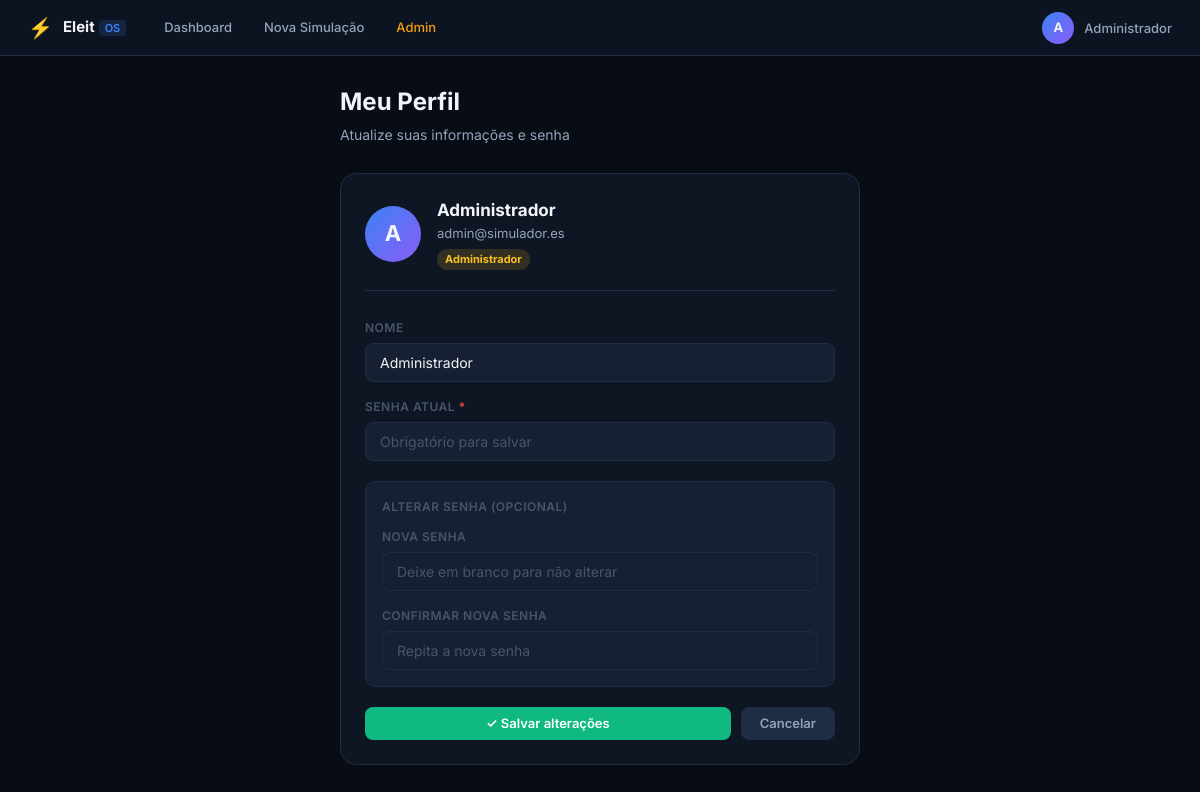
The app's page /perfil (signed in) with its own data.
### tables this page shows
CREATE TABLE usuarios (
            id        INTEGER PRIMARY KEY AUTOINCREMENT,
            nome      TEXT NOT NULL,
            email     TEXT UNIQUE NOT NULL,
            senha     TEXT NOT NULL,
            papel     TEXT NOT NULL DEFAULT 'usuario',
            criado_em TEXT NOT NULL
        );

### app.py (the view, shortened to what this page needs)
@app.route("/perfil", methods=["GET","POST"])
@login_required
def perfil():
    u = usuario_atual()
    return render_template("perfil.html", usuario=usuario_atual())

### app.py (called while the page is built)
def get_db():
    conn = sqlite3.connect(DB_PATH)
    conn.row_factory = sqlite3.Row
    return conn

def login_required(f):
    @wraps(f)
    def decorated(*args, **kwargs):
        if "user_id" not in session:
            return redirect(url_for("login"))
        return f(*args, **kwargs)
    return decorated

def usuario_atual():
    if "user_id" not in session:
        return None
    with get_db() as db:
        return db.execute("SELECT * FROM usuarios WHERE id=?",
                          (session["user_id"],)).fetchone()

### templates/perfil.html (shortened to what this page needs)
{% extends "base.html" %}
{% block content %}
<div style="max-width:520px;margin:0 auto">
  <div class="dash-header">
    <h1>Meu Perfil</h1>
    <p>Atualize suas informações e senha</p>
  </div>
  <div class="card">
    <div style="display:flex;align-items:center;gap:16px;margin-bottom:28px;padding-bottom:20px;border-bottom:1px solid var(--border)">
      <div style="width:56px;height:56px;border-radius:50%;background:linear-gradient(135deg,var(--blue),var(--purple));display:flex;align-items:center;justify-content:center;font-size:22px;font-weight:700">
        {{ usuario.nome[0].upper() }}
      </div>
      <div>
        <div style="font-size:17px;font-weight:700">{{ usuario.nome }}</div>
        <div style="color:var(--text2);font-size:13px">{{ usuario.email }}</div>
        <div style="margin-top:4px">
          {% if usuario.papel == 'admin' %}
          <span class="pill-admin">Administrador</span>
          {% else %}
          <span class="pill-user">Usuário</span>
          {% endif %}
        </div>
      </div>
    </div>
    <form method="POST">
      <div class="form-group">
        <label class="form-label">Nome</label>
        <input type="text" name="nome" class="form-control" value="{{ usuario.nome }}" required>
      </div>
      <div class="form-group">
        <label class="form-label">Senha atual <span style="color:var(--red)">*</span></label>
        <input type="password" name="senha_atual" class="form-control"
               placeholder="Obrigatório para salvar" required>
      </div>
      <div style="margin:20px 0;padding:16px;background:var(--surface2);border-radius:10px;border:1px solid var(--border)">
        <div style="font-size:12px;font-weight:600;color:var(--text3);text-transform:uppercase;letter-spacing:.5px;margin-bottom:12px">
          Alterar senha (opcional)
        </div>
        <div class="form-group">
          <label class="form-label">Nova senha</label>
          <input type="password" name="nova_senha" class="form-control"
                 placeholder="Deixe em branco para não alterar">
        </div>
        <div class="form-group" style="margin-bottom:0">
          <label class="form-label">Confirmar nova senha</label>
          <input type="password" name="confirmar" class="form-control" placeholder="Repita a nova senha">
        </div>
      </div>
      <div style="display:flex;gap:10px">
        <button type="submit" class="btn btn-success" style="flex:1">✓ Salvar alterações</button>
        <a href="{{ url_for('dashboard') }}" class="btn btn-ghost">Cancelar</a>
      </div>
    </form>
  </div>
</div>
{% endblock %}

### templates/base.html (shortened to what this page needs)
<!DOCTYPE html>
<html lang="pt-BR">
<head>
  <link rel="stylesheet" href="{{ url_for('static', filename='css/app.css') }}">
</head>
<body>
  {% if session.user_id %}
  <nav class="navbar">
    <a href="{{ url_for('dashboard') }}" class="nav-brand">
      <span class="brand-icon">⚡</span>
      <span class="brand-text">Eleit<span class="brand-state">OS</span></span>
    </a>
    <div class="nav-links">
      <a href="{{ url_for('dashboard') }}" class="nav-link {% if request.endpoint=='dashboard' %}active{% endif %}">
        Dashboard
      </a>
      <a href="{{ url_for('nova_simulacao') }}" class="nav-link {% if request.endpoint=='nova_simulacao' %}active{% endif %}">
        Nova Simulação
      </a>
      {% if session.papel == 'admin' %}
      <a href="{{ url_for('admin') }}" class="nav-link nav-admin {% if request.endpoint=='admin' %}active{% endif %}">
        Admin
      </a>
      {% endif %}
    </div>
    <div class="nav-user">
      <span class="user-badge">{{ session.nome[0].upper() }}</span>
      <div class="user-menu">
        <span class="user-name">{{ session.nome }}</span>
      </div>
    </div>
  </nav>
  {% endif %}
  <main class="main-content {% if not session.user_id %}auth-layout{% endif %}">
    {% block content %}{% endblock %}
  </main>
</body>
</html>

### static/css/app.css (style rules this page uses)
:root { --bg: #080C14; --surface: #0F1623; --surface2: #172033; --surface3: #1E2C45; --border: #1E2D45; --border2: #2A3F5F; --blue: #3B82F6; --blue-d: #2563EB; --blue-l: #60A5FA; --green: #10B981; --green-d: #059669; --amber: #F59E0B; --red: #EF4444; --purple: #8B5CF6; --gold: #FBBF24; --teal: #14B8A6; --text: #F1F5F9; --text2: #94A3B8; --text3: #475569; --radius: 10px; --radius-lg: 16px; --shadow: 0 4px 24px rgba(0,0,0,.4); --shadow-lg: 0 8px 40px rgba(0,0,0,.6); --font: 'Inter', -apple-system, sans-serif; }
*, *::before, *::after { box-sizing: border-box; margin: 0; padding: 0; }
html { scroll-behavior: smooth; }
body { font-family: var(--font); background: var(--bg); color: var(--text); min-height: 100vh; font-size: 14px; line-height: 1.5; }
.navbar { position: sticky; top: 0; z-index: 100; display: flex; align-items: center; gap: 24px; padding: 0 28px; height: 56px; background: rgba(15,22,35,.92); backdrop-filter: blur(12px); border-bottom: 1px solid var(--border); }
.nav-brand { display: flex; align-items: center; gap: 10px; text-decoration: none; flex-shrink: 0; }
.brand-icon { font-size: 20px; }
.brand-text { font-size: 15px; font-weight: 700; color: var(--text); }
.brand-state { font-size: 11px; font-weight: 600; color: var(--blue); background: rgba(59,130,246,.15); padding: 1px 6px; border-radius: 4px; margin-left: 4px; }
.nav-links { display: flex; gap: 4px; flex: 1; }
.nav-link { padding: 6px 14px; border-radius: 8px; color: var(--text2); font-size: 13px; font-weight: 500; text-decoration: none; transition: all .15s; }
.nav-admin { color: var(--amber) !important; }
.nav-user { display: flex; align-items: center; gap: 10px; margin-left: auto; }
.user-badge { width: 32px; height: 32px; border-radius: 50%; background: linear-gradient(135deg, var(--blue), var(--purple)); display: flex; align-items: center; justify-content: center; font-size: 13px; font-weight: 700; cursor: pointer; flex-shrink: 0; }
.user-menu { position: relative; cursor: pointer; }
.user-name { font-size: 13px; font-weight: 500; color: var(--text2); }
.main-content { padding: 28px; max-width: 1600px; margin: 0 auto; }
.card { background: var(--surface); border: 1px solid var(--border); border-radius: var(--radius-lg); padding: 24px; }
.btn { display: inline-flex; align-items: center; justify-content: center; gap: 7px; padding: 9px 18px; border-radius: 8px; border: none; font-size: 13px; font-weight: 600; font-family: var(--font); cursor: pointer; text-decoration: none; transition: all .15s; white-space: nowrap; line-height: 1; }
.btn-success { background: var(--green); color: #fff; }
.btn-ghost { background: var(--surface3); color: var(--text2); border: 1px solid var(--border); }
.form-group { margin-bottom: 16px; }
.form-label { display: block; font-size: 12px; font-weight: 600; color: var(--text3); text-transform: uppercase; letter-spacing: .5px; margin-bottom: 6px; }
.form-control { width: 100%; padding: 10px 14px; background: var(--surface2); border: 1px solid var(--border); border-radius: 8px; color: var(--text); font-size: 14px; font-family: var(--font); transition: border-color .15s, box-shadow .15s; outline: none; }
.form-control::placeholder { color: var(--text3); }
.dash-header { margin-bottom: 28px; }
.dash-header h1 { font-size: 24px; font-weight: 700; }
.dash-header p { color: var(--text2); margin-top: 4px; font-size: 14px; }
.pill-admin { display: inline-block; padding: 2px 8px; border-radius: 12px; font-size: 11px; font-weight: 700; background: rgba(251,191,36,.15); color: var(--gold); }

### records on screen
usuarios: nome "Administrador", nome "A", email "admin@simulador.es"

### other values on screen
{{ session.nome[0].upper() }} "A"
